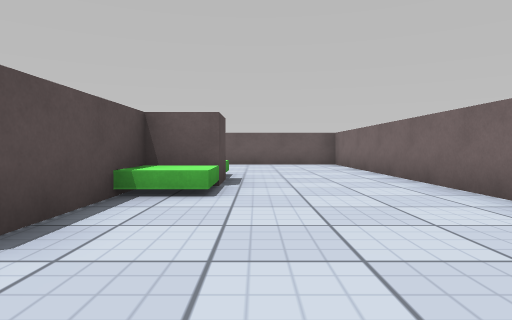
view 1 (above)

15 first-person views from a walk through a 3-D level made in the Unity game engine. The camera is 0.51 m above the floor, tilts 2° down and sees 75° across. The floor is counted in squares, 1 m on a side. Each view is taken from the middle of a square. On the plan, view 1 faces up. The plan holds only what a view shows up to about 9 squares ahead; the rest is blank. The place goes on beyond the plan. The player is left out. Surface patterns are stand-ins for the level's own textures.

view 2
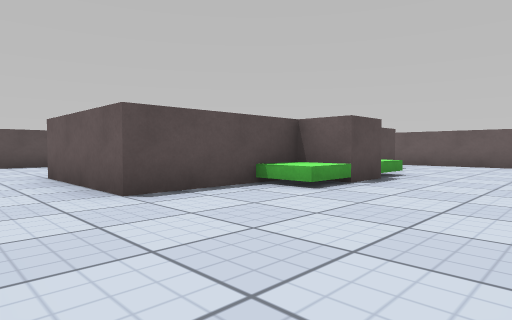

view 3
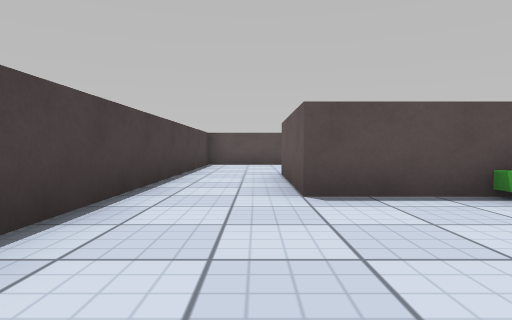

view 4
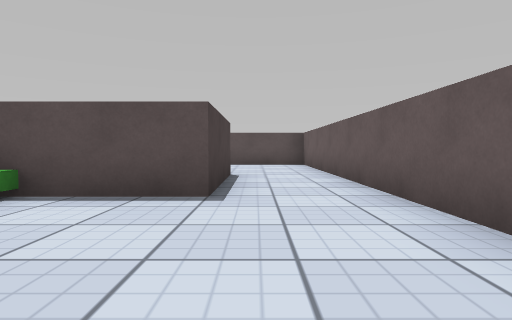

view 5
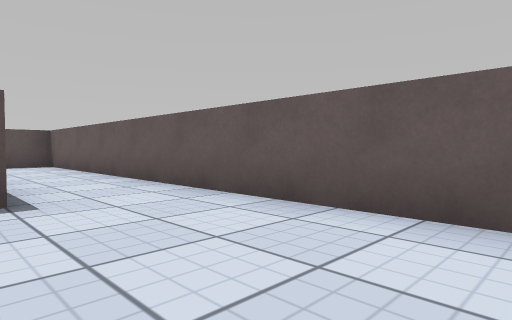

view 6
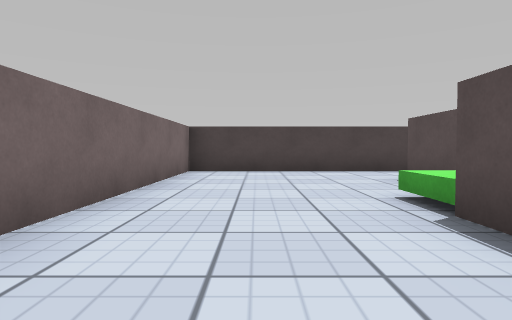

view 7
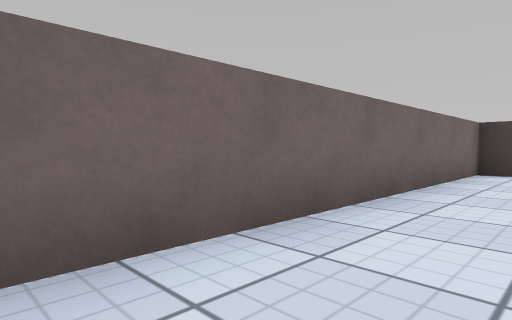

view 8
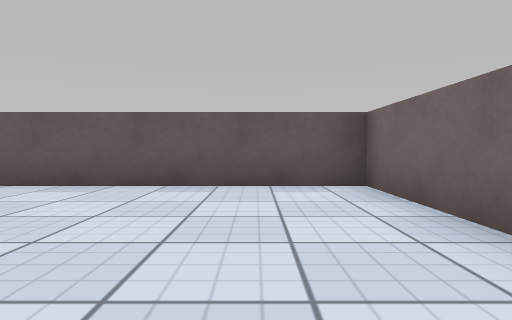

view 9
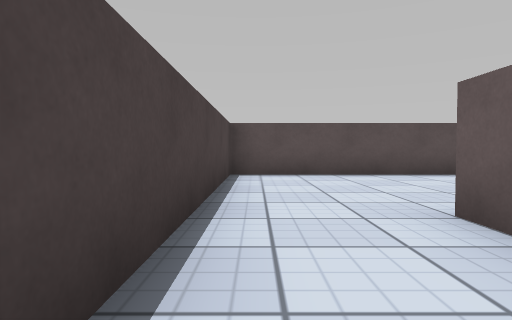

view 10
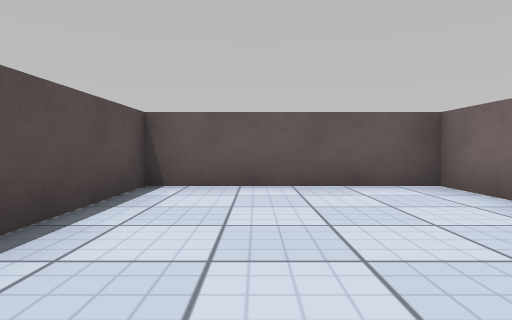

view 11
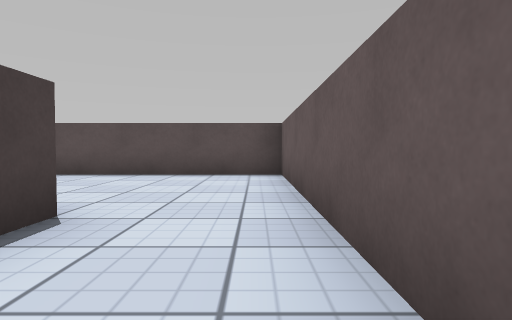

view 12
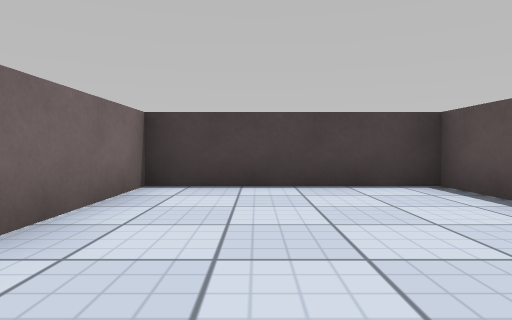

view 13
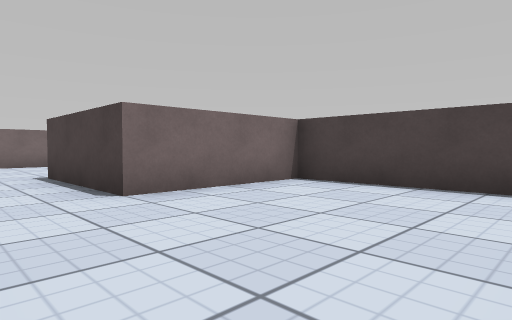

view 14
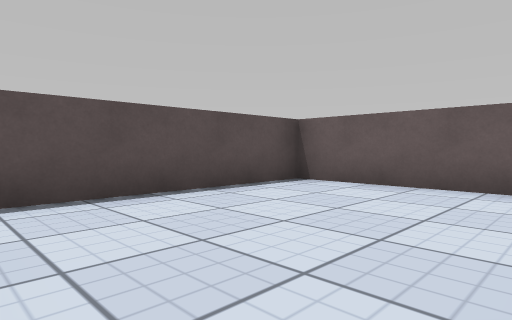

view 15
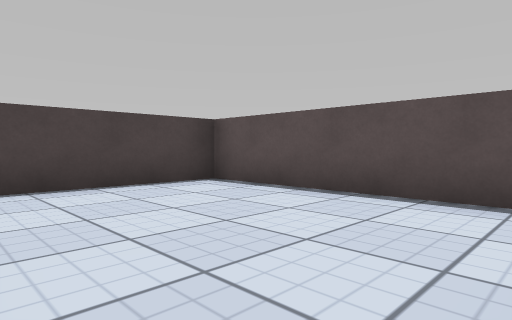

### Floor plan
Points are (right, up) in squares from view 1. A wall is a line through its corners. A room is listed if a view was taken in it or the views show most of it. See-through windows are left out.
Room 1 (views 1, 2, 3, 4, 5, 6, 7, 8, 9, 11)
walls: (-0.5, 5.6) (-0.5, 4.5) (-1.5, 4.5) (-1.5, 1.5) (-4.5, 1.5); (-4.5, 8.5) (-1.5, 8.5) (-1.5, 6.2); (-5.5, -0.5) (2.5, -0.5) (2.5, 10.5) (-5.5, 10.5)
ways out: opening at (-5, 0.5) to room 2; opening at (-4.5, 9.5) to room 3
objects: other object (-1, 4); other object (-1, 6)
Room 2 (views 10, 15)
walls: (-4.5, 3.2) (-4.5, 4.5) (-8.5, 4.5) (-8.5, -0.5) (-5.5, -0.5)
ways out: opening at (-5, 0.5) to room 1
Room 3 (views 12, 13, 14)
walls: (-5.5, 10.5) (-8.5, 10.5) (-8.5, 5.5) (-4.5, 5.5) (-4.5, 8.5)
ways out: opening at (-4.5, 9.5) to room 1

Positions as (right, up) in squares from view 1, and headings:
1: (0, 0), facing up
2: (2, 0), facing up-left
3: (2, 1), facing left
4: (2, 9), facing left
5: (2, 8), facing up-left
6: (1, 7), facing down
7: (1, 7), facing down-right
8: (1, 6), facing up
9: (-2, 0), facing left
10: (-7, 0), facing up
11: (-2, 10), facing left
12: (-6, 10), facing down
13: (-8, 10), facing down-right
14: (-5, 6), facing up-left
15: (-5, 4), facing down-left
